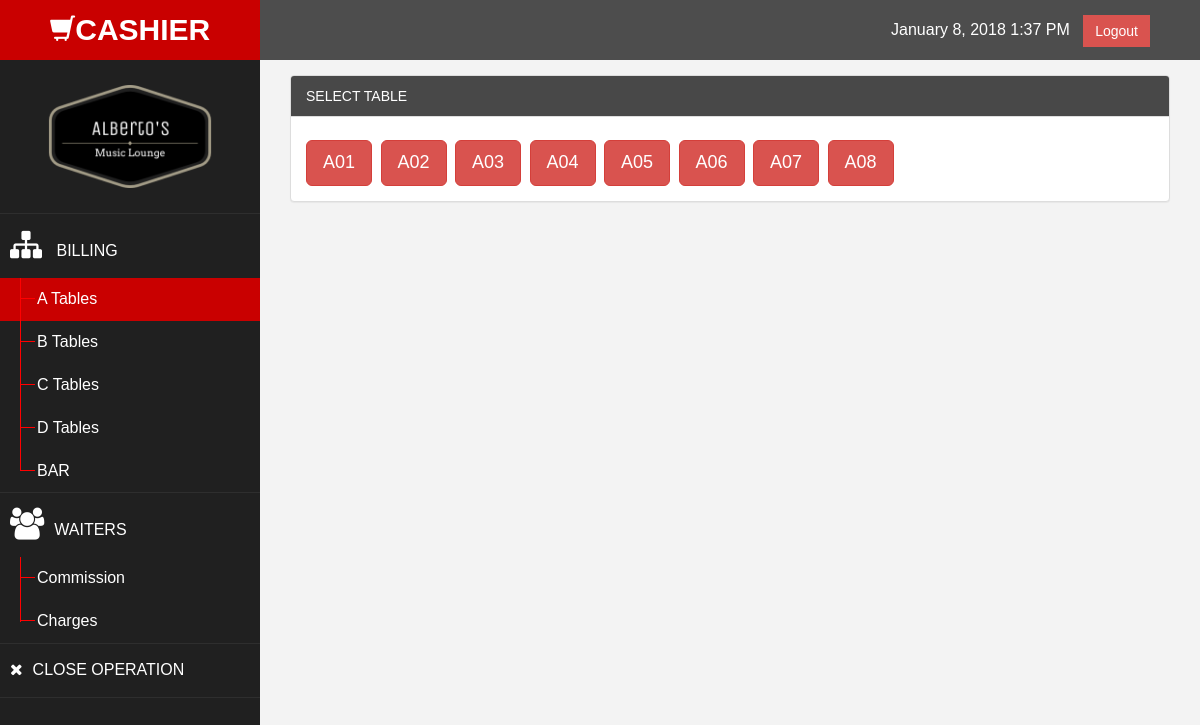
The app's page /cashier/a.php (signed in) with its own data.
### tables this page shows
CREATE TABLE IF NOT EXISTS `table_db` (
  `table_id` int(25) NOT NULL AUTO_INCREMENT,
  `table_name` varchar(20) DEFAULT NULL,
  `table_column` varchar(45) DEFAULT NULL,
  `table_number` int(65) NOT NULL,
  PRIMARY KEY (`table_id`)
);

### cashier/a.php (the view, shortened to what this page needs)
<!DOCTYPE html>
<html xmlns="http://www.w3.org/1999/xhtml">
	<head>
        <link href="assets/css/bootstrap.css" rel="stylesheet" />
        <link href="assets/css/font-awesome.css" rel="stylesheet" />
        <link href="assets/css/custom.css" rel="stylesheet" />
	    <link href='assets/css/fontt.css' rel='stylesheet' type='text/css' />
        <link href="assets/js/dataTables/dataTables.bootstrap.css" rel="stylesheet" />
	</head>
	<body>
		<div id="wrapper">
			<nav class="navbar navbar-default navbar-cls-top " role="navigation" style="margin-bottom: 0">
				<div class="navbar-header">
					<a class="navbar-brand"><small><span class="glyphicon glyphicon-shopping-cart" style="size:10%"></span></small>CASHIER</a>
				</div>
				<div style="color: white;padding: 15px 50px 5px 50px;float: right;font-size: 16px;">
					<?php date_default_timezone_set("Asia/Manila");
						  echo $today = date("F j, Y g:i A");?>
					&nbsp; <a href="logout.php" class="btn btn-danger square-btn-adjust">Logout</a>
				</div>
			</nav>
            <nav class="navbar-default navbar-side" role="navigation">
				<div class="sidebar-collapse">
					<ul class="nav" id="main-menu">
						<li>
							  <img src="assets/img/logoo.png" class="user-image img-responsive"/>
						</li>
						<li style="font-size: 16px;">
							<a><i class="fa fa-sitemap fa-2x"></i> BILLING <span></span></a>
							<ul class="nav nav-second-level">
								<li>
								   <a class="active-menu" href="a.php"> A Tables</a>
								</li>
								<li>
									<a href="b.php">B Tables</a>
								</li>
								<li>
									<a href="c.php">C Tables</span></a>
								</li>
								<li>
									<a href="d.php">D Tables</span></a>
								</li>
								<li>
									<a href="s.php">BAR</span></a>
								</li>
							</ul>
						  </li>
						<li style="font-size: 16px;">
							<a><i class="fa fa-users fa-2x"></i>WAITERS</a>
							<ul class="nav nav-second-level">
								<li>
									<a href="waitercommission.php">Commission</a>
								</li>
								<li>
									<a href="waiterdeduction.php">Charges</a>
								</li>
							</ul>
						</li>
						<li style="font-size: 16px;">
							<a href="closing.php"><i class="fa fa-times fa-1x"></i>CLOSE OPERATION</a>
						</li>
					</ul>
				</div>
			</nav>
			<div>
			<div id="page-wrapper" >
                <div class="row">
                    <div class="col-md-12">
						<div class="row">
							<div class="col-md-12">
								<div class="panel panel-default">
									<div class="panel-heading" style="background-color: #484848;color: white">
										 SELECT TABLE
									</div>
									<div class="panel-body">
										<div class="table-responsive">
											<?php
												include "table.php";
													$dbhost = 'localhost';
													$dbuser = 'root';
													$dbpass = '';
													$connection = mysqli_connect($dbhost,$dbuser,$dbpass,'aml_db');
													$query = "SELECT table_name,table_column FROM table_db where table_column ='A' order by table_name";
													$result = mysqli_query( $connection , $query );
													$array  = array();
													$i = 0;
													$row = mysqli_fetch_array($result);
													$row_cnt = mysqli_num_rows($result);
													for($x=0; $x<$row_cnt; $x++){
														$array[] = $row[$i];
														$table_no = $array[$i];
													echo'<div class="modal fade" id="myModal'.$table_no.'" role="dialog">';
echo <<<FRAG
															<div class="modal-dialog modal-lg">
																<div class="modal-content">
																	<div class="panel-heading" style="background-color:#E0E0E0;">
FRAG;
echo <<<FRAG
																	</div>
																	<div class="modal-body">
FRAG;
																		include 'db.php';
																		$query = "SELECT served_name, served_quantity, served_price, served_price*served_quantity as subtotal  FROM served_db where served_table = '$table_no'";
																		$result = mysqli_query($conn, $query);
																				while($row = mysqli_fetch_array($result)){
																					echo "<tr>";
																						echo "<td style=padding:1%;>" . $row['served_name'] . "</td>";
																						echo "<td style=text-align:center;>" . $row['served_quantity'] . "</td>";
																						echo "<td style=text-align:right;padding:1%;>" . number_format($row['served_price'],2) . "</td>";
																						echo "<td style=text-align:right;padding:1%;>" . number_format($row['subtotal'],2). "</td>";
																					echo "</tr>";
																				}
																				include 'db.php';
																					$query = "SELECT SUM(served_price*served_quantity) as sum FROM served_db WHERE served_table = '$table_no'";
																					$sum = 0;
																					$r = mysqli_query($conn, $query);
																					if($r){
																						while($row = mysqli_fetch_array($r)){
																							$sum = $row['sum'];
																							echo '<h3 id="total_bill" style="text-align:right;font-weight:bold;">' . 'Total Bill: ₱ ' . number_format($row['sum'],2) . '</h3>';
																						}
																					} else {
																					 printf("Errormessage: %s\n", mysqli_error($conn));
																					}
																				include 'db.php';
																				$query = "SELECT username , password, position, status FROM users where position='Admin' AND status='Active'";
																				$result = mysqli_query($conn, $query) or die (mysql_error());
																				if($result){
																					$row = mysqli_fetch_array($result);
																				}else
																					die('Could not get data from database : ' . mysql_error());
																									include 'dbcon.php';
																									$query = "SELECT * FROM served_db where served_table = '$table_no'";
																									$result = mysqli_query($conn, $query);
																													while($row = mysqli_fetch_array($result)){
																														$id=$row['served_id'];
																														?><tr>
																															<td style=padding:1%;><input name="selector[]" type="checkbox" style=float:left; value="<?php echo $id; ?>"><?php echo $row['served_name']; ?></td><?php
																																echo "<td style=text-align:center;>" . $row['served_quantity'] . "</td>";
																																echo "<td style=text-align:right;padding:1%;>" . number_format($row['served_price'],2) . "</td>";
																																echo "<td style=text-align:right;padding:1%;>" . number_format($row['served_tprice'],2). "</td>";
																														echo "</tr>";
																													}
																	   echo'<form id="form'.$table_no.'" action="a.php" method="post" onsubmit="return confirm(Do you really want to submit?)">';
echo <<<FRAG
																				<div class="modal-dialog modal-md">
																					<div class="modal-content">
																						<div class="panel-heading btn-primary">
																							<h5 class="modal-title" style="text-align:center;">BILLOUT</h5>
																						</div>
																						<div class="panel-body">
																							<div class="table-responsive">
																								<table align="center" width="70%" style="font-size: 100%;">
																									<tr style=font-family:Open Sans;>
																										<td style="text-align:right;font-weight:bold;width:30%;">MODE OF PAYMENT:</td>
																										<td colspan="3" style="text-align: left;">
																											<div style=margin-left:5%;>
																											  <input type="radio" name="choice-mod" id="choice-mod-cash" onclick="cash_rcvd.disabled=false"  checked required>
																											  <label for="choice-mod-cash">Cash</label>
																											</div>
																											<div style=margin-left:5%;>
																												<input type="radio" name="choice-mod" id="choice-mod-card" onclick="cash_rcvd.disabled=true">
																												<label for="choice-mod-card">Card</label>
																												<div class="reveal-if-active">
																													<label for="which-card">Enter Transaction Number: </label>
																													<input type="text" id="transac_no" name="transac_no" class="require-if-active" data-require-pair="#choice-mod-card">
																												</div>
																											</div>
																										</td>
																									</tr>
																									<tr style=font-family:Open Sans;>
																										<td style="text-align:right;font-weight:bold;width:3%;">CASH RECEIVED:</td>
																										<td style="width: 20%;margin-left:5%;"><input name="cash_rcvd" id="cash_rcvd" type="number" value="cash" min = "$sum" style="width: 95%"></td>
																									</tr>
																									<tr style=font-family:Open Sans;></tr>
																									<tr style=text-align:center;font-family:Open Sans;>
																										<td colspan="4">
																											<div align="right" style="margin-top:1%;margin-bottom:1%;margin-right: 1%;">
																												<button type="reset" class="btn btn-primary">CLEAR</button>
FRAG;
 echo <<<FRAG
																											</div>
																										</td>
																									</tr>
FRAG;
echo <<<FRAG
																								</table>
																							</div>
																						</div>
																					</div>
																				</div>
																			</form>
																			</div>
																		</div>
																	</div>
																</div>
															</div>
														</div>
FRAG;
														$array[$i]++;
													}
											?>
	</body>
</html>

### cashier/table.php (shortened to what this page needs)
<?php
	$dbhost = 'localhost';
	$dbuser = 'root';
	$dbpass = '';
	$connection = mysqli_connect($dbhost,$dbuser,$dbpass,'aml_db');
	$query = "SELECT table_name,table_column FROM table_db where table_column ='A' ORDER BY table_name";
	$result = mysqli_query( $connection , $query );
	while($row = mysqli_fetch_array($result)){
		 $varhash = '#';
		 $varmodal = 'myModal';
		 $varcolumn = $row[0];
		echo'<td><input id="'. $varcolumn .' " type="button" class="btn btn-danger btn-lg" data-toggle="modal" data-target=" '. $varhash.$varmodal.$varcolumn .' "  style="margin-right:1%;margin-top:1%;"  onclick="showDiv()" value="'. $varcolumn .'"></td>';
	}
?>

### cashier/assets/css/custom.css (style rules this page uses)
body { font-family: 'Open Sans', sans-serif; }
#wrapper { width: 100%; background:#202020; }
#page-wrapper { padding: 15px 15px; min-height: 600px; background:#F3F3F3; }
.square-btn-adjust { border: 0px solid transparent; -webkit-border-radius: 0px; -moz-border-radius: 0px; border-radius: 0px; }
.user-image { margin: 25px auto; -webkit-border-radius: 10px; -moz-border-radius: 10px; border-radius: 10px; max-height:170px; max-width:170px; }
.navbar-cls-top .navbar-brand { color: #fff; background: #C90000; width: 260px; text-align: center; height: 60px; font-size: 30px; font-weight: 700; }
.active-menu { background-color:#C90000!important; }
.nav-second-level li, .nav-third-level li { border-bottom: none !important; }
.nav-second-level li a { padding-left: 37px; }
.sidebar-collapse , .sidebar-collapse .nav { background:none; }
.sidebar-collapse .nav { padding:0; }
.sidebar-collapse .nav > li > a { color:#fff; background:#202020; text-shadow:none; }
.sidebar-collapse > .nav > li > a { padding:15px 10px; }
.sidebar-collapse > .nav > li { border-bottom: 1px solid rgba(107, 108, 109, 0.19); }
.nav-second-level > li > a:before , .nav-third-level > li > a:before { content:""; display:block; position:absolute; left:20px; width:15px; height:1px; background:#ff0000; top:20px; }
.nav-second-level > li > a:after, .nav-third-level > li > a:after { content:""; display:block; position:absolute; left:20px; width:1px; height:100%; background:#ff0000; top:0px; z-index:10; }
.nav-second-level > li:last-child > a:after, .nav-third-level > li:last-child > a:after { height:50%; }
.navbar-side { border:none; background-color: #202020; }
.navbar-cls-top { background:#4D4D4D; border-bottom:none; }
.navbar-default { border:0px solid black; }
.navbar-header { background: #A70303; }
.nav > li > a > i { margin-right:10px; }
@media (min-width:768px) { #page-wrapper { margin: 0 0 0 260px; padding: 15px 30px; min-height: 1200px; } }
@media (min-width:768px) { .navbar-side { z-index: 1; position: absolute; width: 260px; } }
@media (min-width:768px) { .navbar { border-radius: 0px; } }

### records on screen
table_db: table_name "A01"
table_db: table_name "A02"
table_db: table_name "A03"
table_db: table_name "A04"
table_db: table_name "A05"
table_db: table_name "A06"
table_db: table_name "A07"
table_db: table_name "A08"
